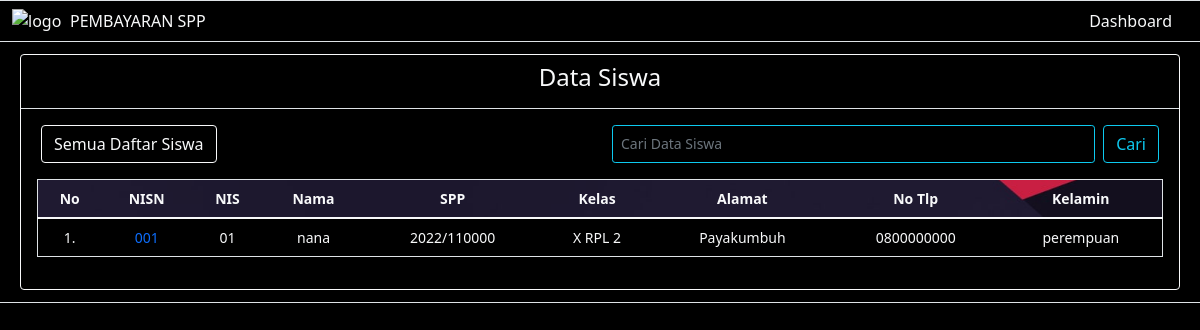
The app's page /siswa/siswa.php?search with its own data.
### tables this page shows
CREATE TABLE `siswa` (
  `nisn` char(10) NOT NULL,
  `nis` char(8) NOT NULL,
  `nama` varchar(35) NOT NULL,
  `id_kelas` int(11) NOT NULL,
  `alamat` text NOT NULL,
  `no_telp` varchar(13) NOT NULL,
  `id_spp` int(11) DEFAULT NULL,
  `jenis_kelamin` enum('laki-laki','perempuan') NOT NULL
);

CREATE TABLE `spp` (
  `id_spp` int(11) NOT NULL,
  `tahun` int(11) NOT NULL,
  `nominal` int(11) NOT NULL
);

CREATE TABLE `kelas` (
  `id_kelas` int(11) NOT NULL,
  `nama_kelas` varchar(10) NOT NULL,
  `kopetensi_keahlian` varchar(50) NOT NULL
);

### siswa/siswa.php (the view, shortened to what this page needs)
<!DOCTYPE html>
<html lang="en">
<head>
  <link href="https://cdn.jsdelivr.net/npm/bootstrap@5.1.3/dist/css/bootstrap.min.css" rel="stylesheet">
</head>
<body class="bgrn">
  <?php
  include_once '../navbar.php'
  ?>
  <main class="border-bottom">
    <div class="container-fluid">
      <div class="row btn-sm">
        <div class="col-12 mb-2">
          <div class="card border-light text-light" style="width:auto; background-color:black;">
            <div class="card-header border-bottom text-center">
              <h4>Data Siswa</h4>
            </div>
            <div class="row mx-2 mt-3">
              <div class="col-6">
                <a href="./siswa.php?search" class="btn btn-outline-light">Semua Daftar Siswa</a>
              </div>
              <div class="col-6">
                <form class="d-flex" method="GET">
                  <input value="<?php if (isset($_GET['search'])) {
                                  echo $_GET['search'];
                                } ?>" name="search" required style="background-color: transparent;" class="form-control btn-sm me-2 text-light btn-outline-info" type="search" placeholder="Cari Data Siswa" aria-label="Search">
                  <button class="btn btn-outline-info" type="submit">Cari</button>
                </form>
              </div>
            </div>
            <div class="card-body table-responsive">
              <table id="tabe" class="table text-light border">
                <thead class="text-center bgrnn">
                  <th>No</th>
                  <th>NISN</th>
                  <th>NIS</th>
                  <th>Nama</th>
                  <th>SPP</th>
                  <th>Kelas</th>
                  <th>Alamat</th>
                  <th>No Tlp</th>
                  <th>Kelamin</th>
                </thead>
                <tbody id="myTable">
                  <?php $angka = 1; ?>
                  <?php
                  $con = mysqli_connect("localhost", "root", "", "db_spp");
                  if (isset($_GET['search'])) {
                    $filtervalues = $_GET['search'];
                    $query = "SELECT * FROM siswa
                    INNER JOIN spp
                    ON siswa.id_spp = spp.id_spp
                    INNER JOIN kelas
                    ON siswa.id_kelas = kelas.id_kelas WHERE CONCAT(nisn,nis,nama,nama_kelas,alamat,no_telp,tahun,nominal,jenis_kelamin) LIKE '%$filtervalues%' ";
                    $query_run = mysqli_query($con, $query);
                    if (mysqli_num_rows($query_run) > 0) {
                      foreach ($query_run as $items) {
                  ?>
                        <tr class="text-center text_light">
                          <td><?= $angka++; ?>.</td>
                          <td><a style="text-decoration: none;" href="./detail.php?nisn=<?= $items['nisn']; ?>"><?= $items['nisn']; ?></a></td>
                          <td><?= $items['nis']; ?></td>
                          <td><?= $items['nama']; ?></td>
                          <td><?= $items['tahun']; ?>/<?= $items['nominal']; ?></td>
                          <td><?= $items['nama_kelas']; ?></td>
                          <td><?= $items['alamat']; ?></td>
                          <td><?= $items['no_telp']; ?></td>
                          <td><?= $items['jenis_kelamin']; ?></td>
                        </tr>
                      <?php
                      }
                    } else {
                      ?>
                      <tr>
                        <td colspan="9" class="text-center">Maaf Didak ada data yang ditemukan .. <a href="./siswa.php?search=">kembali</a></td>
                      </tr>
                  <?php
                    }
                  }
                  ?>
                </tbody>
              </table>
            </div>
          </div>
        </div>
      </div>
    </div>
  </main>
</body>
</html>

### siswa/siswa.php (style rules this page uses)
.bgrn { background-color: black; background-repeat: no-repeat; background-attachment: fixed; background-size: cover; }
.bgrnn { background-image: url(./images/imgwoe.jpg); background-repeat: no-repeat; background-attachment: fixed; background-size: cover; }

### records on screen
siswa: nisn "001", nis "01", nama "nana", id_spp.tahun "2022", id_spp.nominal "110000", id_kelas.nama_kelas "X RPL 2", alamat "Payakumbuh", no_telp "0800000000", jenis_kelamin "perempuan"
